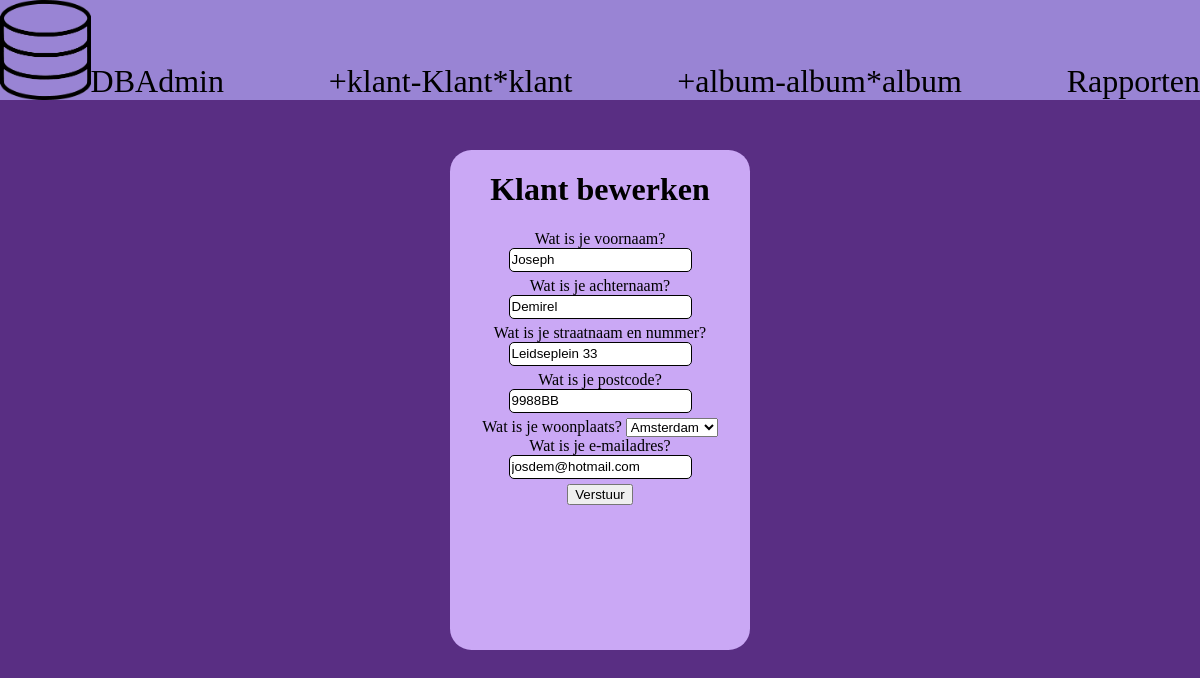
Screenshot of /klant-bewerken.php?id=3 with the database file from the repository.
### tables this page shows
CREATE TABLE `klant` (
  `ID` int(11) NOT NULL,
  `voornaam` varchar(20) NOT NULL DEFAULT '',
  `naam` varchar(20) NOT NULL DEFAULT '',
  `adres` varchar(20) NOT NULL DEFAULT '',
  `postcode` varchar(6) NOT NULL DEFAULT '',
  `woonplaats` varchar(20) NOT NULL DEFAULT '',
  `email` varchar(20) NOT NULL DEFAULT ''
);

### klant-bewerken.php (the view, shortened to what this page needs)
<!DOCTYPE html>
<html lang="en">
<head>
    <link rel="stylesheet" href="assets/css/style.css">
</head>
<body>
    <?php
    include 'conn.php';
    try {
        $sql = "SELECT * FROM klant WHERE ID = ?";
        $stmt = $pdo->prepare($sql);
        $stmt->execute(array($_GET['id']));
        $klanten = $stmt->fetchall(PDO::FETCH_ASSOC);
    } catch (PDOException $e) {
        echo $e->getMessage();
    }
    include "nav.php";
    foreach ($klanten as $klant) {
        ?>
        <div class="centered">
        <form action="klant-updaten.php" method="post">
            <div class="form-inner">
                <h1>Klant bewerken</h1>
                <div class="input-wrap">
                    <label for="voornaam">Wat is je voornaam?</label>
                    <input type="text" name="voornaam" id="voornaam" value="<?php echo $klant['voornaam'] ?>" required>
                </div>
                <div class="input-wrap">
                    <label for="naam">Wat is je achternaam?</label>
                    <input type="text" name="naam" id="naam" value="<?php echo $klant['naam'] ?>" required>
                </div>
                <div class="input-wrap">
                    <label for="adres">Wat is je straatnaam en nummer?</label>
                    <input type="text" name="adres" id="adres" value="<?php echo $klant['adres'] ?>" required>
                </div>
                <div class="input-wrap">
                    <label for="postcode">Wat is je postcode?</label>
                    <input type="text" name="postcode" id="postcode" value="<?php echo $klant['postcode'] ?>" required>
                </div>
                <div class="input-wrap">
                    <label for="woonplaats">Wat is je woonplaats?</label>
                    <select name="woonplaats" id="woonplaats" required>
                        <option value="Amsterdam">Amsterdam</option>
                    </select>
                </div>
                <div class="input-wrap">
                    <label for="email">Wat is je e-mailadres?</label>
                    <input type="text" name="email" id="email" value="<?php echo $klant['email'] ?>" required>
                </div>
                <button type="submit">Verstuur</button>
            </div>
        </form>
        </div>
        <?php
    }
    ?>
</body>
</html>

### assets/css/style.css (style rules this page uses)
body { margin: 0px; background-color: #592E83; }
.centered { position: absolute; top: 50%; left: 50%; transform: translate(-50%,-50%); height: 500px; width: 300px; border-radius: 21.5px; background-color: #CAA8F5; }
input { border-radius: 5px; border: #000 solid 1px ; margin-bottom: 5px; height: 20px; }

### rows the page displays
klant: voornaam "Joseph", naam "Demirel", adres "Leidseplein 33", postcode "9988BB", email "josdem@hotmail.com"
